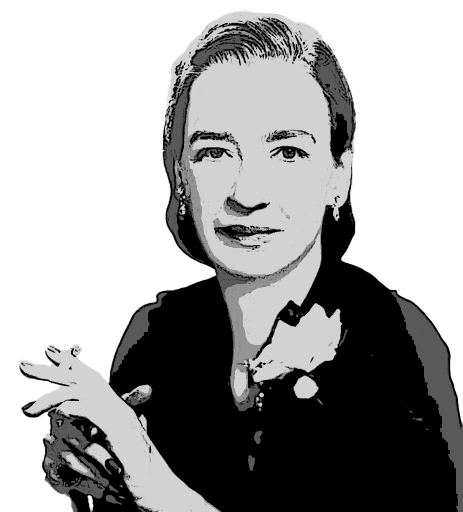
#> input picture assets/grace-hopper-photo-rgba.png, 925 x 1023 px (shown at 1/2 size)
$ python make_stamp2.py
#> lines starting #> are read from the running program, lines starting #| are printed output that depends on the picture
from PIL import Image, ImageOps

src = Image.open("grace-hopper-photo-rgba.png").convert("RGBA")
#> src is the input picture: PIL image 925x1023 RGBA; mean R, G, B, A 131, 131, 131, 140.8
w, h = src.size
#> w = 925; h = 1023
alpha = src.getchannel("A")
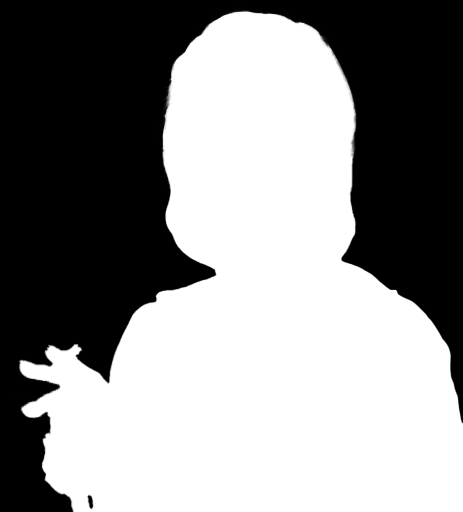
#> alpha: PIL image 925x1023 L (shown at 1/2 size); min 0, max 255, mean 140.8

# Find the face/head region: scan the top ~45% of the image (avoids the
# hands/shoulders which are wider and lower) for the alpha bounding box.
band_h = int(h * 0.45)
#> band_h = 460
band_alpha = alpha.crop((0, 0, w, band_h))
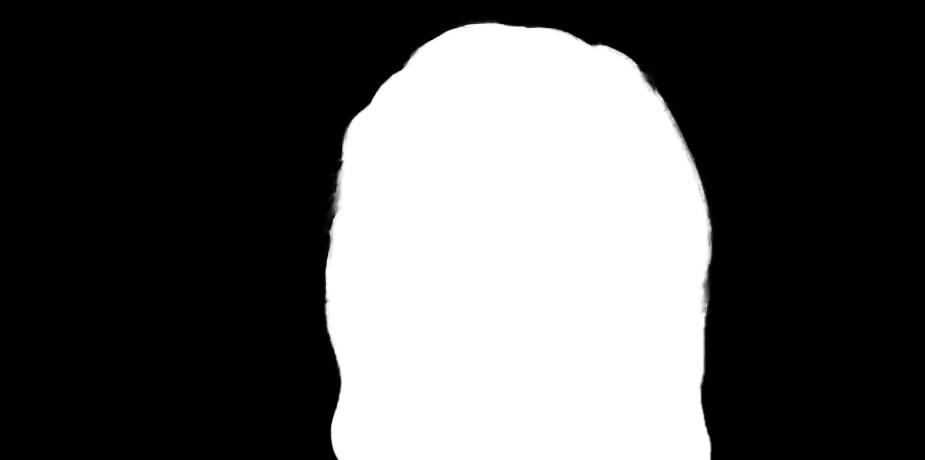
#> band_alpha: PIL image 925x460 L; min 0, max 255, mean 88.3
bbox = band_alpha.getbbox()
#> bbox = (318, 15, 716, 460)
x0, y0, x1, y1 = bbox
#> x0 = 318; y0 = 15; x1 = 716; y1 = 460
face_cx = (x0 + x1) // 2
#> face_cx = 517

# Square crop centered on the face, extended down a bit for neck/collar
side = int((x1 - x0) * 1.55)
#> side = 616
top = max(0, y0 - int(side * 0.08))
#> top = 0
left = max(0, face_cx - side // 2)
#> left = 209
right = min(w, left + side)
#> right = 825
left = max(0, right - side)
bottom = min(h, top + side)
#> bottom = 616

square = src.crop((left, top, right, bottom))
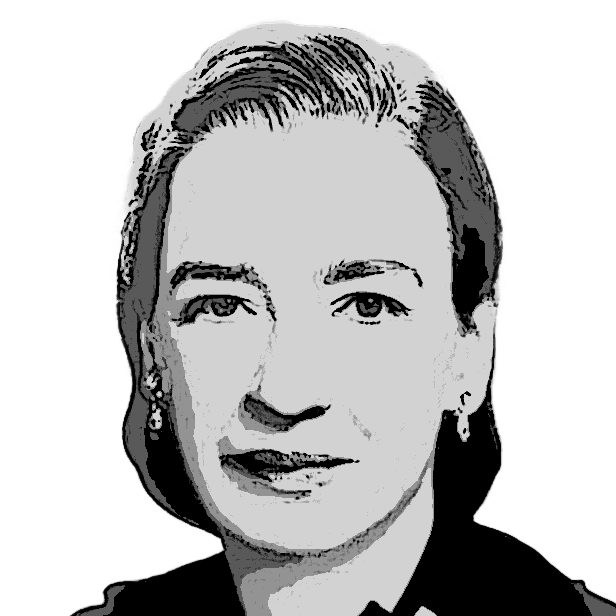
#> square: PIL image 616x616 RGBA; mean R, G, B, A 155.5, 155.5, 155.5, 138.4; transparent parts drawn white

# Colorize: turn the grayscale posterization into a red "ink stamp" duotone
gray = ImageOps.grayscale(square)
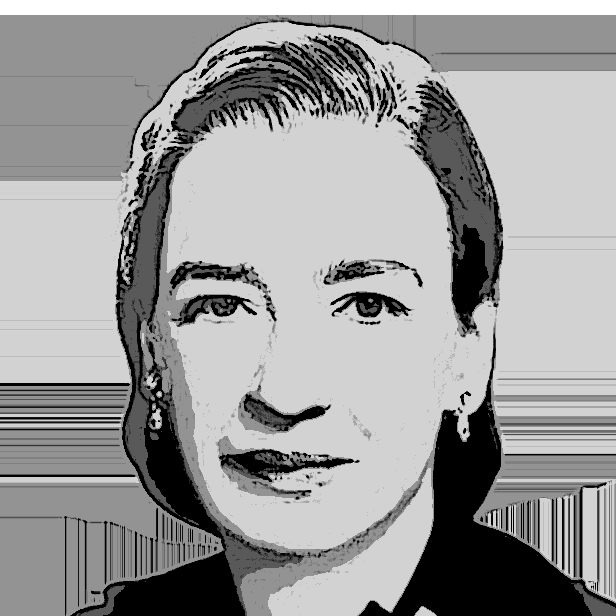
#> gray: PIL image 616x616 L; min 0, max 255, mean 155.5
colorized = ImageOps.colorize(gray, black="#5c0f0a", white="#f3d9d2", mid="#b02a1e")
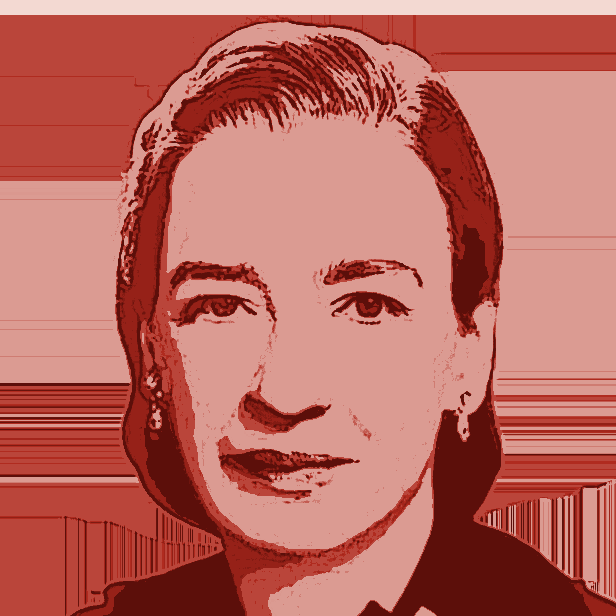
#> colorized: PIL image 616x616 RGB; mean R, G, B 187.7, 104.4, 95.4
colorized = colorized.convert("RGBA")
#> colorized: PIL image 616x616 RGBA
colorized.putalpha(square.getchannel("A"))
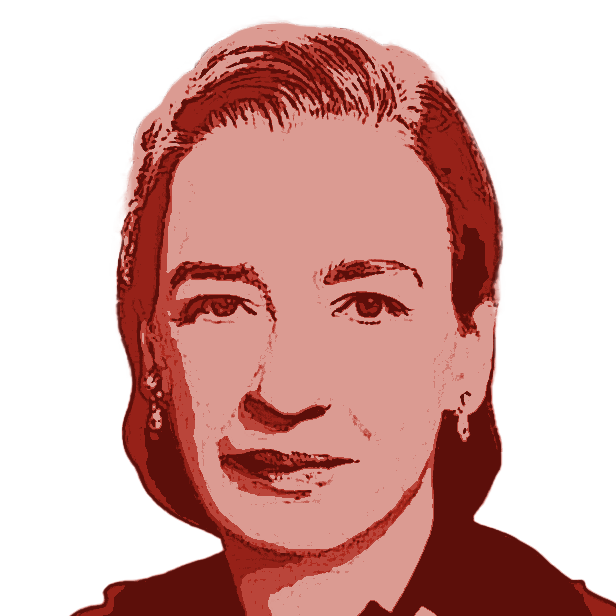
#> colorized: PIL image 616x616 RGBA; mean R, G, B, A 187.7, 104.4, 95.4, 138.4; transparent parts drawn white

max_size = 640
if colorized.width > max_size:
    colorized = colorized.resize((max_size, max_size), Image.LANCZOS)

colorized.save("grace-hopper-stamp.png")
print("saved", colorized.size, "crop box", (left, top, right, bottom))
#| saved (616, 616) crop box (209, 0, 825, 616)

$ run again, with assets/campus-map.png copied over assets/grace-hopper-photo-rgba.png
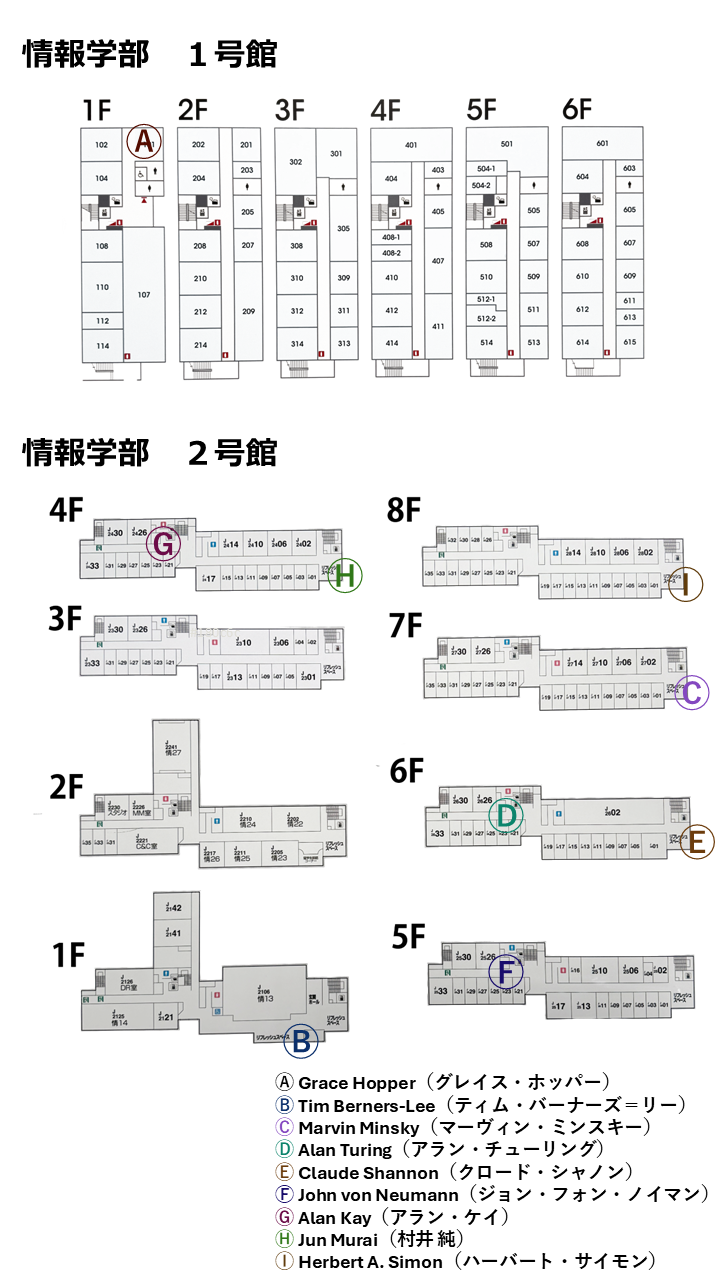
#> input picture assets/campus-map.png, 720 x 1280 px
#> alpha: PIL image 720x1280 L; every value is 255
#> band_alpha: PIL image 720x576 L; every value is 255
#> bbox = (0, 0, 720, 576)
#> x0 = 0; x1 = 720; y1 = 576
#> face_cx = 360
#> side = 1116
#> top = 0
#> right = 720
#> bottom = 1116
#> `square = src.crop((left, top, right, bottom))`:
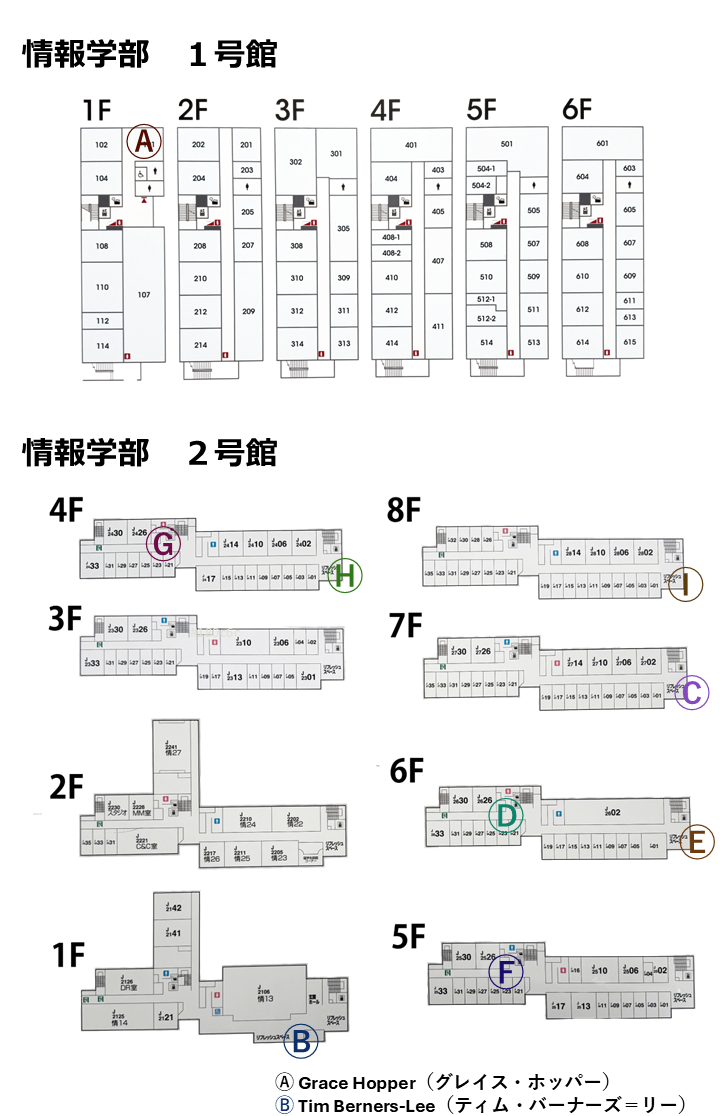
#> square: PIL image 720x1116 RGBA; mean R, G, B, A 237.8, 237.8, 237.8, 255
#> `colorized = colorized.resize((max_size, max_size), Image.LANCZOS)`:
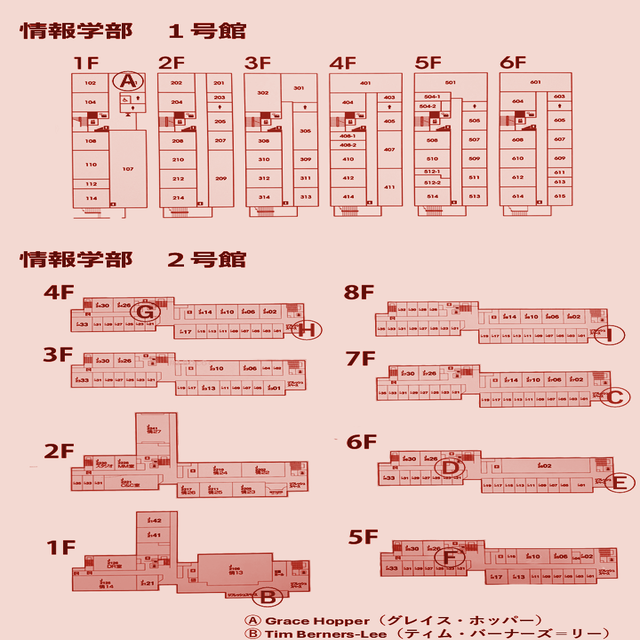
#> colorized: PIL image 640x640 RGBA; mean R, G, B, A 233.5, 196.2, 188.8, 255
#| saved (640, 640) crop box (0, 0, 720, 1116)
